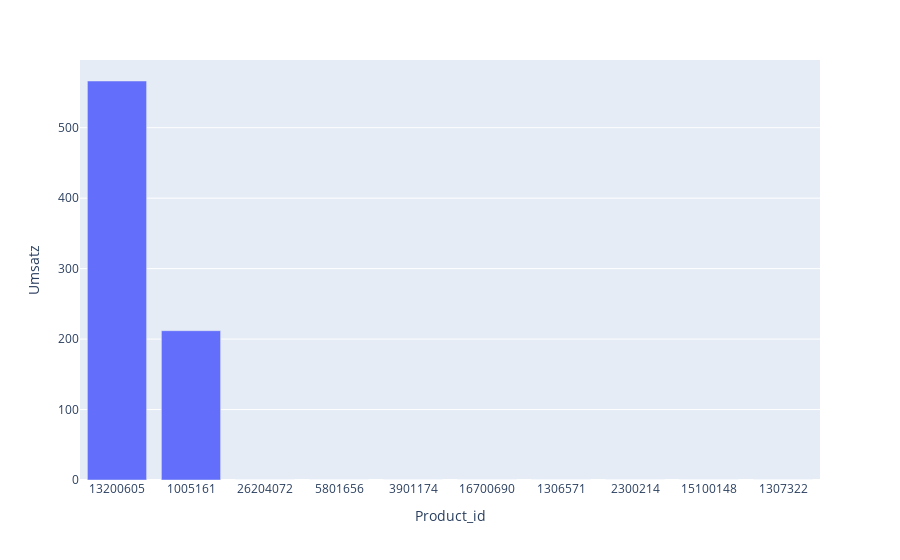

Write notebook code for a chart like this one.
### Code cell
px.bar(sdf_product_overview.limit(10).toPandas(), x='Product_id', y='Umsatz')

### Figure 1 — Plotly figure (JSON) as saved in the notebook; plotly's stock layout.template omitted (floating-point values rounded to 4 significant figures)
{"data": [{"alignmentgroup": "True", "hovertemplate": "Product_id=%{x}<br>Umsatz=%{y}<extra></extra>", "legendgroup": "", "marker": {"color": "#636efa"}, "name": "", "offsetgroup": "", "orientation": "v", "showlegend": false, "textposition": "auto", "type": "bar", "x": ["13200605", "1005161", "26204072", "5801656", "3901174", "16700690", "1306571", "2300214", "15100148", "1307322"], "xaxis": "x", "y": [566.3, 211.9, 0, 0, 0, 0, 0, 0, 0, 0], "yaxis": "y"}], "layout": {"barmode": "relative", "legend": {"tracegroupgap": 0}, "margin": {"t": 60}, "xaxis": {"anchor": "y", "domain": [0, 1], "title": {"text": "Product_id"}}, "yaxis": {"anchor": "x", "domain": [0, 1], "title": {"text": "Umsatz"}}}}
